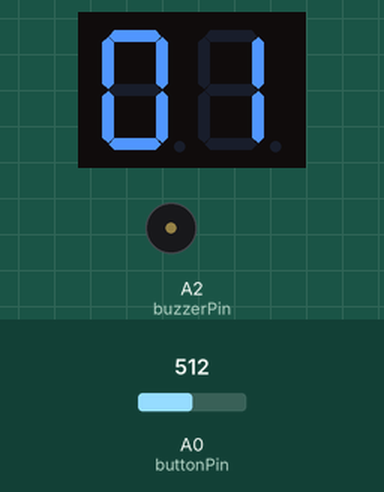
The sketch below on a simulated Arduino Uno, built with avr-gcc and run on an emulated ATmega328P. Parts: 2-digit seven-segment display, buzzer (waves = sounding). Wiring (inferred from the names in the program): 2-digit 7-segment display, segments lit when HIGH: segments pin 8, pin 7, pin 9, pin 10, pin 11, pin 12, pin 13, A5, A4, pin 2, pin 3, pin 4, pin 5, pin 6. The test bench sets the inputs (shaded band); at power-on: A0 (buttonPin) = 512. The segment pins are drawn as the display they are named for.

Above: at 0.2 s.
Timing chart, 0 to 1.7 s (numbered marks = the images above):
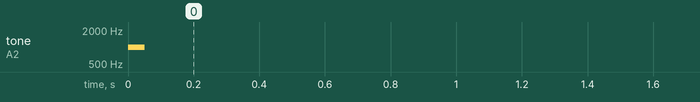

The sketch:

main.ino
```cpp
const int onesPins[] = {A5, A4, 2, 3, 4, 5, 6}; // A, B, C, D, E, F, G
const int tensPins[] = {8, 7, 9, 10, 11, 12, 13};
const int buttonPin = A0;
const int buzzerPin = A2;

int count = 0;
bool lastBtnState = LOW;

// Segment map
byte digits[10] = {0x3F, 0x06, 0x5B, 0x4F, 0x66, 0x6D, 0x7D, 0x07, 0x7F, 0x6F};

void setup() {
  for (int i = 2; i <= 13; i++) pinMode(i, OUTPUT);
  pinMode(A4, OUTPUT);
  pinMode(A5, OUTPUT);
  pinMode(buzzerPin, OUTPUT);
  pinMode(buttonPin, INPUT);
}

void show(int number, const int pins[]) {
  byte pattern = digits[number];
  for (int i = 0; i < 7; i++) {
    digitalWrite(pins[i], bitRead(pattern, i));
  }
}

void loop() {
  // Read analog button and convert to digital state
  bool btnState = analogRead(buttonPin) > 500;

  if (btnState && !lastBtnState) {
    int oldTens = count / 10; // Remember old tens

    count++;
    if (count > 99) count = 0;

    int newTens = count / 10; // Calculate new tens

    if (newTens != oldTens && count != 0) {
      // Frequency goes up: 400 + (100 * tens digit)
      int freq = 400 + (newTens * 100);
      tone(buzzerPin, freq, 200);
    } else {
      // Normal click sound
      tone(buzzerPin, 1000, 50);
    }
    delay(150); // Debounce to prevent double counting
  }
  lastBtnState = btnState;

  show(count % 10, onesPins);
  show(count / 10, tensPins);
}
```

Measured:
- by itself, tone on A2 (buzzerPin): silent → 1000 Hz at 0.00 s, → silent 0.05 s later
